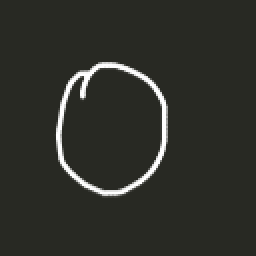
#> input picture orig_images/0/0.png, 256 x 256 px, given as the content of the folder orig_images/5, which was not available
$ python gen_dataset.py
#> lines starting #> are read from the running program, lines starting #| are printed output that depends on the picture; pictures that were not available may be replaced by others from this repository, and a replacement may not be noted
# read images, convert to grayscale images, smoothen the imagas, resizing the image
import cv2,os
# from sklearn.externals import joblib
import numpy as np
import csv

import glob
label = "5"
#run this script for all labels
dirList = glob.glob("orig_images/"+label+"/*.png")
for img_path in dirList:
    file_name = img_path.split("/")[2]
    print(file_name)
    im = cv2.imread(img_path)
#> im is the input picture: shape (256, 256, 3); mean B, G, R 42, 47.8, 46.8
    im_gray = cv2.cvtColor(im, cv2.COLOR_BGR2GRAY)
    im_gray = cv2.GaussianBlur(im_gray, (15, 15), 0)
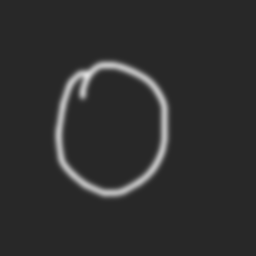
#> im_gray: shape (256, 256); min 40, max 222, mean 46.8
    roi = cv2.resize(im_gray, (28, 28), cv2.INTER_AREA)
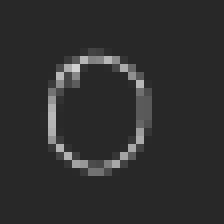
#> roi: shape (28, 28) (shown 8 times larger); min 40, max 210, mean 46.7

    #cv2.imshow("window",roi)

    data=[]
    data.append(label)
    rows, cols = roi.shape
#> rows = 28; cols = 28

    # #Add pixel one-by-one into data Array.
    for i in range(rows):
        for j in range(cols):
            k = roi[i,j]
            if k > 100:
                k = 1
            else:
                k = 0

            data.append(k)
#> after the loop, data = 785 items, first 6: '5', 0, 0, 0, 0, 0

    # [4 lines of commented-out code are left out]

    with open('csv/dataset5labels.csv', 'ab') as f:
        writer = csv.writer(f)
#> (the run stopped early here; a loop or call above may not have finished)

$ run again, on orig_images/1/10.png
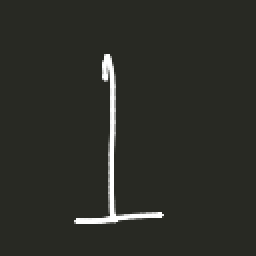
#> input picture orig_images/1/10.png, 256 x 256 px, given as the content of the folder orig_images/5, which was not available
#> im is the input picture: shape (256, 256, 3); mean B, G, R 39.9, 45.7, 44.8
#> `im_gray = cv2.GaussianBlur(im_gray, (15, 15), 0)`:
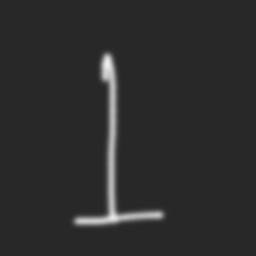
#> im_gray: shape (256, 256); min 40, max 238, mean 44.8
#> `roi = cv2.resize(im_gray, (28, 28), cv2.INTER_AREA)`:
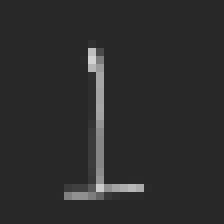
#> roi: shape (28, 28) (shown 8 times larger); min 40, max 210, mean 44.8
#> after the loop `for i in range(rows):`: data = 785 items, first 6: '5', 0, 0, 0, 0, 0

$ run again, on orig_images/2/0.png
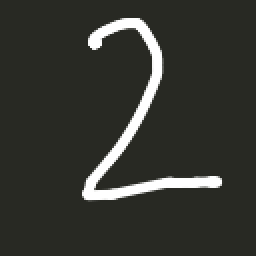
#> input picture orig_images/2/0.png, 256 x 256 px, given as the content of the folder orig_images/5, which was not available
#> im is the input picture: shape (256, 256, 3); mean B, G, R 48.6, 54.2, 53.3
#> `im_gray = cv2.GaussianBlur(im_gray, (15, 15), 0)`:
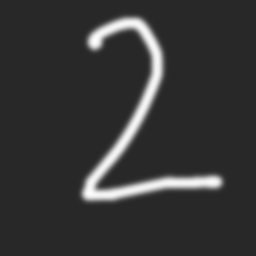
#> im_gray: shape (256, 256); min 40, max 253, mean 53.3
#> `roi = cv2.resize(im_gray, (28, 28), cv2.INTER_AREA)`:
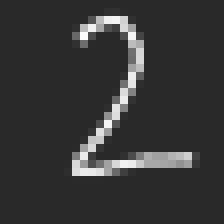
#> roi: shape (28, 28) (shown 8 times larger); min 40, max 251, mean 53.4
#> after the loop `for i in range(rows):`: data = 785 items, first 6: '5', 0, 0, 0, 0, 0
